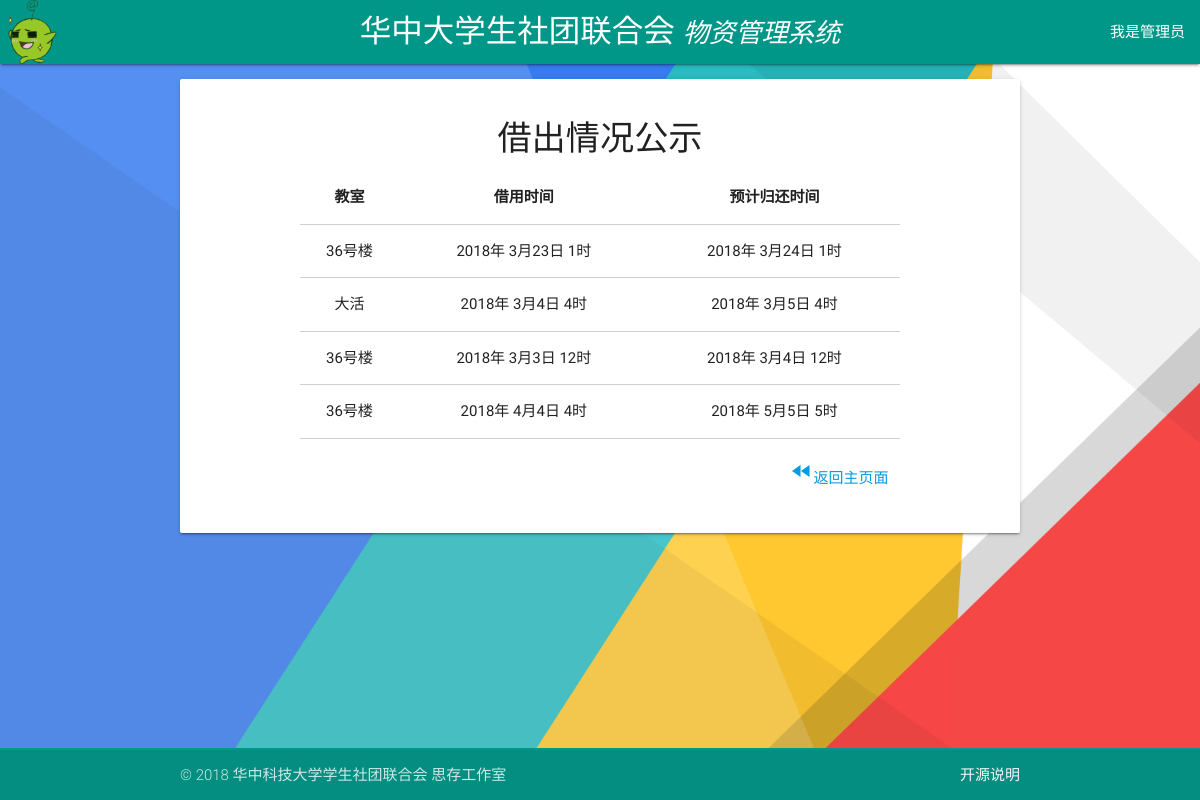
The page /classroom-usage/ on the database as committed earlier.
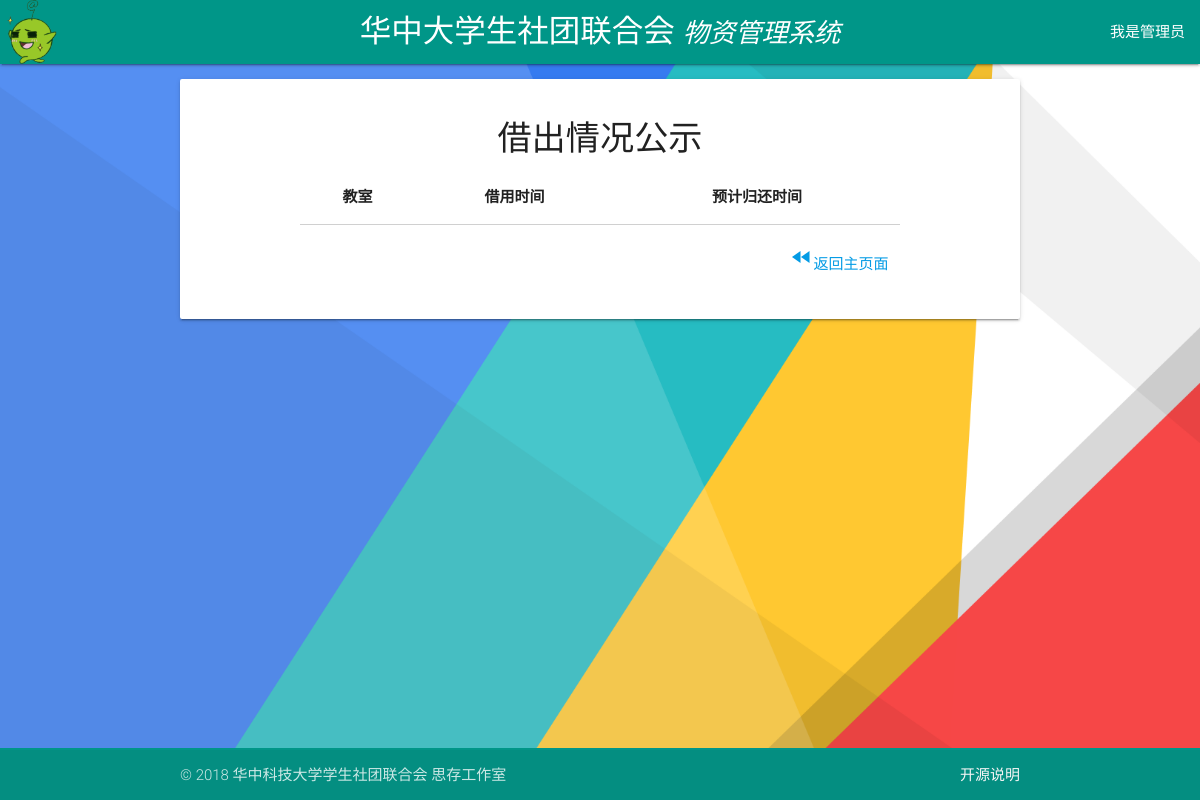
The same page on the database as committed later.
### tables this page shows
CREATE TABLE CLASSROOM
       (ID  INTEGER    PRIMARY KEY     AUTOINCREMENT,
       DEP     TEXT    NOT NULL,
       NAME    TEXT    NOT NULL,
       CLASSROOM TEXT   NOT NULL,
       CONTACT TEXT    NOT NULL,
       STARTYEAR   INTEGER    NOT NULL,
       STARTMONTH   INTEGER    NOT NULL,
       STARTDAY   INTEGER    NOT NULL,
       STARTHOUR   INTEGER    NOT NULL,
       ENDINGYEAR  INTEGER    NOT NULL,
       ENDINGMONTH  INTEGER    NOT NULL,
       ENDINGDAY  INTEGER    NOT NULL,
       ENDINGHOUR  INTEGER    NOT NULL,
       STATUS  INTEGER NOT NULL,
       ADMIN   TEXT );

### app.py (the view)
@app.route('/classroom-usage/')
def classroom_usage():
    if request.method == 'GET':
        results = get_records('classroom', date.today().year, date.today().year) # search for unfinished records
        msgs = [i for i in results if i[13] == 1] # search for approved records only
        def get_endtime(record):
            return struct_timing(record[9], record[10], record[11], record[12])
        sorted(msgs, key=get_endtime) #TODO:why it doesn't work??
        num = len(msgs)
        return render_template('classroom_usage.html', msgs=msgs,
                               num=num)

### app.py (called while the page is built)
def get_records(tablename, year, month):
    with sqlite3.connect(DATABASE) as database:
        c = database.cursor()
        cursor = c.execute('select * from %s where endingyear >= %d and endingmonth >= %d;'% (tablename, year, month))
        records = cursor.fetchall()
        return records

def struct_timing(year, month, day, hour):
    try:
        struct_time1 = strptime(year + ' ' + month + ' ' + day + ' ' + hour,
                                '%Y %m %d %H')
        return struct_time1
    except ValueError:
        flash("请输入正确的时间信息！", category="error")
        return None
    except:
        flash("访问错误！", category="error")

### templates/classroom_usage.html (shortened to what this page needs)
{% extends "base.html" %}
{% block content %}
<div class="container">
  <div class="card-panel" style="margin-top:1em;">
<h4 class="center">借出情况公示</h4>
<div class="container">
<div class="row">
      <div class="card-content">
      	<div class="row">
      		<table class="bordered centered highlight col s12">
<thead>
            <tr>
              <th>教室</th>
              <th>借用时间</th>
              <th>预计归还时间</th>
            </tr>
          </thead>
<tbody>
{% for i in range(0,num)  %}
            <tr>
      				<td> {{ msgs[i][3] }} </td>
      				<td> {{ msgs[i][5] }}年 {{ msgs[i][6] }}月{{ msgs[i][7] }}日  {{ msgs[i][8] }}时 </td>
      				<td> {{ msgs[i][9] }}年 {{ msgs[i][10] }}月{{ msgs[i][11] }}日  {{ msgs[i][12] }}时 </td>
      			</tr>
{% endfor %}
</tbody>
      		</table>
      	</div>
                <a href="{{ url_for('index') }}" class="collection-item right"><i class="material-icons ">fast_rewind</i>返回主页面</a>
      </div>
      </div>
</div>
</div>
</div>
</div>
{% endblock %}

### templates/base.html (shortened to what this page needs)
<!DOCTYPE html>
<html>
<head>
		<link href="{{ url_for('static', filename='css/google_material_icons.css') }}" rel="stylesheet">
		<link type="text/css" rel="stylesheet" href="{{ url_for('static', filename='css/materialize.css') }}"  media="screen,projection"/>
        <link href="{{ url_for('static', filename='css/freetimechecker.css') }}" rel="stylesheet">
        <link href="{{ url_for('static',filename='css/footer_hack.css') }}" rel="stylesheet">
</head>
<body>
  <header>
          <div class="navbar-fixed">
              <nav>
                  <div class="nav-wrapper teal">
                    <img src="{{ url_for('static', filename='img/unique_weizai.png') }}" style="width:64px; height:64px; margin: auto;" alt="AU-web">
										<a href="{{ url_for('personal') }}" class="brand-logo hide-on-med-and-down center" title="点击返回主页面" style="vertical-align:central;padding:0px;font-family:DengXian">华中大学生社团联合会 <span style="font-size:smaller;font-style:italic;">物资管理系统</span></a>
                      {% if 'id' in session or 'id2' in session %}
                            <ul id="logout-m" class="dropdown-content">
                                <li><a href="#!">手滑了....</a></li>
                                <li><a href="{{ url_for('logout') }}">确认登出</a></li>
                            </ul>
                        <ul id="logout-l" class="dropdown-content">
                            <li><a href="#!">手滑了....</a></li>
                            <li><a href="{{ url_for('logout') }}">确认登出</a></li>
                        </ul>
                           <ul class="right hide-on-med-and-down">
								{% if 'id' in session %}
								<li>
                    <a class="dropdown-button">{{ session['id'] }}</a>
                </li>
								{% elif 'id2' in session %}
								<li>
										<a class="dropdown-button">{{ session['id2'] }}</a>
								</li>
								{% endif %}
                <li>
                    <a class="dropdown-button" href="#!" data-activates="logout-l" title="注销登录">登出</a>
                </li>
                           </ul>
                        <ul class="right hide-on-large-only">
                          <li>
                            <a class="dropdown-button" href="#!" data-activates="logout-m" title="注销登录">登出</a>
                          </li>
                        </ul>
												{% else %}
												<ul class="right">
												<li>
												<a class="dropdown-button" href="{{ url_for('login')}}">我是管理员</a>
												</li>
												</ul>
                       {% endif %}
                  </div>
              </nav>
          </div>
</header>
		<main >
    <div id="content">{% block content %}{% endblock %}
	</main>
  <footer class="page-footer teal">
        <div class="footer-copyright">
            <div class="container">
              © 2018 华中科技大学学生社团联合会  思存工作室
            <a class="grey-text text-lighten-4 right" href="{{ url_for('opensource_info') }}">开源说明</a>
            </div>
         </div>
    </footer>
		<link rel="stylesheet" href="{{ url_for('static', filename='css/toastr.css') }}">
</body>
</html>

### static/css/footer_hack.css (style rules this page uses)
body { display: flex; min-height: 100vh; flex-direction: column; }
main { flex: 1 0 auto; }
footer.page-footer { margin-top: 2rem; padding-top: 2px; }

### templates/base.html (style rules this page uses)
body { background-image:url(/static/img/material-design-color-background.png); background-size: cover; }

Rows that differ between the two databases and show on the page:
no longer on this page (row edited): CLASSROOM: CLASSROOM "36号楼", STARTYEAR "2018", STARTMONTH "3", STARTDAY "23", STARTHOUR "1", ENDINGYEAR "2018", ENDINGMONTH "3", ENDINGDAY "24", ENDINGHOUR "1"
removed CLASSROOM: CLASSROOM "大活", STARTYEAR "2018", STARTMONTH "3", STARTDAY "4", STARTHOUR "4", ENDINGYEAR "2018", ENDINGMONTH "3", ENDINGDAY "5", ENDINGHOUR "4"
removed CLASSROOM: CLASSROOM "36号楼", STARTYEAR "2018", STARTMONTH "3", STARTDAY "3", STARTHOUR "12", ENDINGYEAR "2018", ENDINGMONTH "3", ENDINGDAY "4", ENDINGHOUR "12"
removed CLASSROOM: CLASSROOM "36号楼", STARTYEAR "2018", STARTMONTH "4", STARTDAY "4", STARTHOUR "4", ENDINGYEAR "2018", ENDINGMONTH "5", ENDINGDAY "5", ENDINGHOUR "5"
Other text that changed with them:
list line gone: "年 月 日 时 年 月 日 时"
